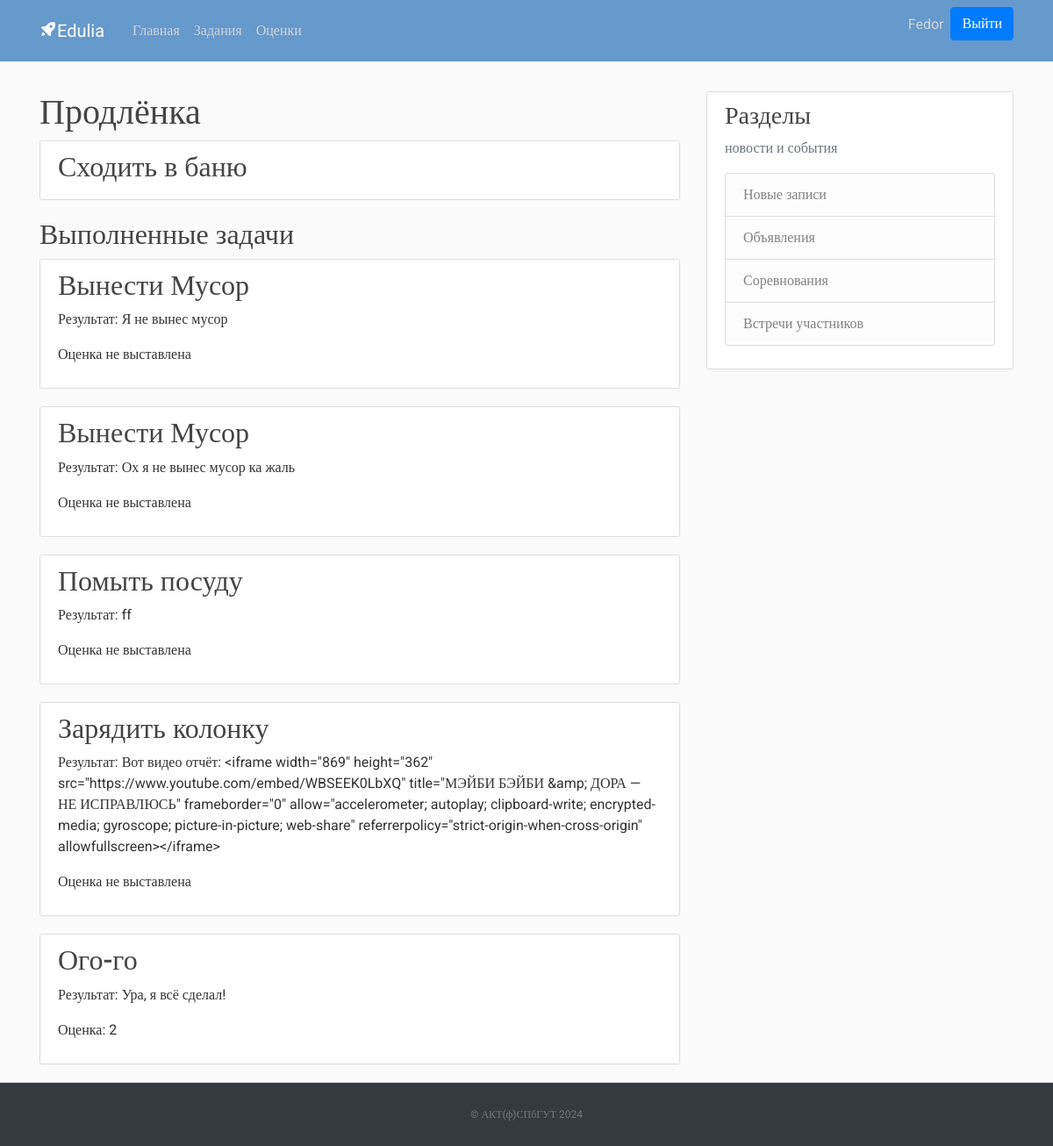
The app's page /student/list_task/ (signed in) with its own data.
### accounts/models.py (models this page shows, shortened)
class User(AbstractUser):
    is_teacher = models.BooleanField(default=False)
    is_student = models.BooleanField(default=False)
    is_admin = models.BooleanField(default=False)

class Enrollment(models.Model):
    course = models.ForeignKey(Course, on_delete=models.CASCADE)
    student = models.ForeignKey(Student, on_delete=models.CASCADE)
    date_enrolled = models.DateField(auto_now_add=True)

class Course(models.Model):
    name = models.CharField(max_length=200)
    teacher = models.ForeignKey(Teacher, on_delete=models.CASCADE)
    enrollments = models.ManyToManyField(Student, through='Enrollment', related_name='enrolled_courses')

class Task(models.Model):
    title = models.CharField(max_length=100)
    description = models.TextField()
    checked = models.BooleanField(default=False)
    date_task_created = models.DateField(auto_now_add=True)
    course = models.ForeignKey(Course, on_delete=models.CASCADE, related_name='tasks')

class Result(models.Model):
    task = models.ForeignKey(Task, on_delete=models.CASCADE)
    student = models.ForeignKey(Student, on_delete=models.CASCADE)
    result = models.TextField()
    is_checked = models.BooleanField(default=False)

class Grade(models.Model):
    task = models.ForeignKey(Task, on_delete=models.CASCADE)
    student = models.ForeignKey(Student, on_delete=models.CASCADE)
    grade = models.IntegerField()

### student/views.py (the view)
# urls.py: path('list_task/', views.task_list, name='task_list_student'),
def task_list(request):
    if request.user.is_authenticated and request.user.is_student:
        student = request.user.student
        completed_tasks = Result.objects.filter(student=student).values_list('task_id', flat=True)
        context = {
            'completed_tasks': completed_tasks,
        }
        return render(request, 'list_task_for_student.html', context)

### student/templates/list_task_for_student.html
﻿{% extends "base.html" %}
{% block content %}
{% if user.is_authenticated and user.is_student %}
    {% for enrollment in user.student.enrollment_set.all %}
        <h1>{{ enrollment.course.name }}</h1>
        {% for task in enrollment.course.tasks.all %}
            {% if not task.checked and task.id not in completed_tasks %}
                <article class="media content-section">
                    <div class="media-body">
                        <h2><a class="article-title" href="{% url 'task_detail' task.id %}">{{ task.title }}</a></h2>
                    </div>
                </article>
            {% endif %}
        {% empty %}
            <p>Нет заданий для этого курса.</p>
        {% endfor %}
    {% empty %}
        <p>Вы не записаны ни на один курс.</p>
    {% endfor %}
    <h2>Выполненные задачи</h2>
    {% for result in user.student.result_set.all %}
        <article class="media content-section">
            <div class="media-body">
                <h2><a class="article-title" href="{% url 'task_detail' result.task.id %}">{{ result.task.title }}</a></h2>
                <p>Результат: {{ result.result }}</p>
                {% for grade in result.task.grade_set.all %}
                    {% if grade.student == user.student %}
                        <p>Оценка: {{ grade.grade }}</p>
                    {% endif %}
                {% empty %}
                    <p>Оценка не выставлена</p>
                {% endfor %}
            </div>
        </article>
    {% empty %}
        <p>У вас нет выполненных задач.</p>
    {% endfor %}
{% endif %}
{% endblock content %}

### home/templates/base.html (shortened to what this page needs)
{% load static %}
<!DOCTYPE html>
<html lang="ru">
<head>
    <link rel="stylesheet" href="https://maxcdn.bootstrapcdn.com/bootstrap/4.0.0/css/bootstrap.min.css">
    <link rel="stylesheet" type="text/css" href="{% static 'main.css' %}">
    <link href='https://unpkg.com/boxicons@2.1.2/css/boxicons.min.css' rel='stylesheet'>
</head>
<body>
<header class="site-header">
    <nav class="navbar navbar-expand-md navbar-dark bg-blue fixed-top">
        <div class="container">
            <a class="navbar-brand mr-4" href="{% url 'lms-home' %}"><i class='bx bxs-rocket bx-tada-hover'></i>Edulia</a>
            <div class="collapse navbar-collapse" id="navbarToggle">
                <div class="navbar-nav mr-auto">
                    <a class="nav-item nav-link " href="{% url 'lms-home' %}">Главная</a>
                    {% if user.is_authenticated %}
                        {% if user.is_teacher %}
                            <a class="nav-item nav-link" href="{% url 'create_task' %}">Задания</a>
                            <a class="nav-item nav-link" href="{% url 'teacher_task_results' %}">Оценки</a>
                            <a class="nav-item nav-link" href="{% url 'lms-home' %}">Библиотека</a>
                        {% elif user.is_student %}
                            <a class="nav-item nav-link" href="{% url 'task_list_student' %}">Задания</a>
                            <a class="nav-item nav-link" href="{% url 'view_grades'%}">Оценки</a>
                        {% endif %}
                    {% endif %}
                </div>
                <div class="navbar-nav">
                    {% if user.is_authenticated %}
                        <a class="nav-item nav-link" href="{% url 'login' %}">{{ user.username}}</a>
                        <form method="post" action="{% url 'logout' %}">
                            <button class="btn btn-primary" type="submit">Выйти</button>
                        </form>
                    {% else %}
                        <a class="btn btn-primary" href="{% url 'login' %}">Вход</a>
                    {% endif %}
                </div>
            </div>
        </div>
    </nav>
</header>
<main role="main" class="container">
    <div class="row">
        <div class="col-md-8">
            {% block content %}{% endblock %}
        </div>
        <div class="col-md-4">
            <div class="content-section">
                <h3>Разделы</h3>
                <p class='text-muted'>новости и события
                <ul class="list-group">
                    <li class="list-group-item list-group-item-light">Новые записи</li>
                    <li class="list-group-item list-group-item-light">Объявления</li>
                    <li class="list-group-item list-group-item-light">Соревнования</li>
                    <li class="list-group-item list-group-item-light">Встречи участников</li>
                </ul>
                </p>
            </div>
        </div>
    </div>
</main>
<footer class="text-center bg-dark">
    <p><a target="_blank" href="https://arcotel.ru/">© АКТ(ф)СПбГУТ 2024</a></p>
</footer>
</body>
</html>

### home/static/main.css (style rules this page uses)
body, html { width:100%; height:100% }
body { margin:0; padding:0; background: #fafafa; color: #333333; margin-top: 5rem; font-family:Roboto; }
h1, h2, h3, h4, h5, h6 { color: #444444; }
ul { margin: 0; }
.bg-blue { background-color: #6699cc; }
.site-header .navbar-nav .nav-link { color: #cbd5db; }
.content-section { background: #ffffff; padding: 10px 20px; border: 1px solid #dddddd; border-radius: 3px; margin-bottom: 20px; }
.article-title { color: #444444; }
footer { position: sticky!important; top: 100%; padding-top:25px; padding-bottom:25px; border-top:1px solid #ddd; }
footer p { margin:2px; text-align:center; padding:0 40px; color:#fff; font-size:12px; }
footer a { color:#777 }

### records on screen
User: username "Fedor"
Enrollment: course.name "Продлёнка"
Task: title "Сходить в баню"
Result: task "Вынести Мусор", result "Я не вынес мусор"
Result: task "Вынести Мусор", result "Ох я не вынес мусор ка жаль"
Result: task "Помыть посуду", result "ff"
Result: task "Зарядить колонку", result "Вот видео отчёт: <iframe width=\"869\" height=\"362\" src=\"https://www.youtube.com/embed/WBSEEK0LbXQ\" title=\"МЭЙБИ БЭЙБИ &amp; ДОРА — НЕ ИСПРАВЛЮСЬ\" frameborder=\"0\" allow=\"accelerometer; autoplay; clipboard-write; encrypted-media; gyroscope; picture-in-picture; web-share\" referrerpolicy=\"strict-origin-when-cross-origin\" allowfullscreen></iframe>"
Result: task "Ого-го", result "Ура, я всё сделал!"
Grade: grade "2"
